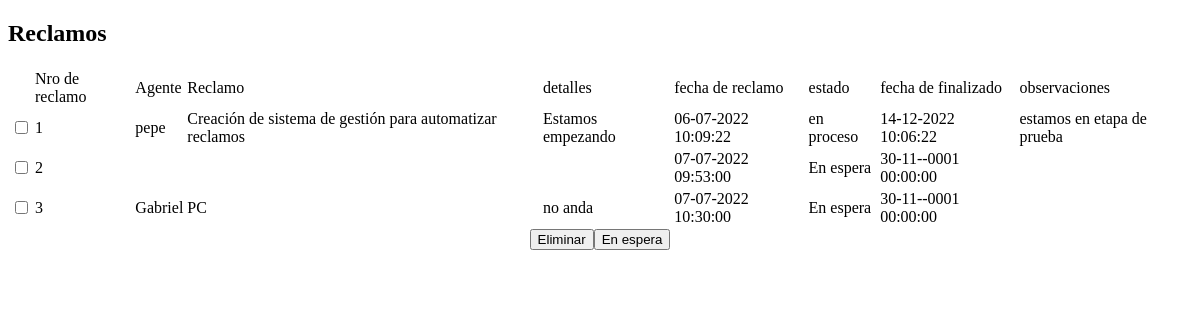
Before: /Clientes/administracion.php with the older database file.
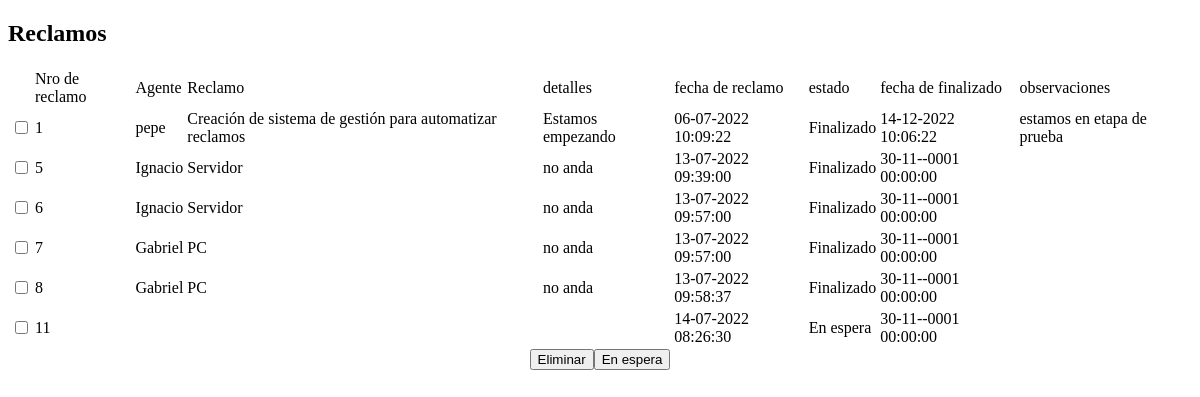
After: the same page with the newer database file.
### tables this page shows
CREATE TABLE `reclamos` (
  `id` int(255) NOT NULL,
  `agente` varchar(30) NOT NULL,
  `localidad` varchar(25) NOT NULL,
  `sector` varchar(50) NOT NULL,
  `pedido` varchar(100) NOT NULL,
  `detalles` varchar(200) NOT NULL,
  `fecha_reclamo` datetime(6) NOT NULL,
  `estado` varchar(15) NOT NULL,
  `fecha_finalizado` datetime(6) NOT NULL,
  `observaciones` varchar(50) NOT NULL
);

### Clientes/administracion.php (the view, shortened to what this page needs)
<!DOCTYPE html>
<html lang="en">
<head>
</head>
<body>
    <header>
        <h2>Reclamos</h2>
    </header>
    <?php
        include 'config.php';
        $query= "SELECT * FROM reclamos";
        $result = mysqli_query($conexion, $query);
        echo "<center>";
        echo "<table>";
        echo '<form method="POST">';
        echo "<td></td>";
        echo "<td>Nro de reclamo</td>";
        echo "<td>Agente</td>";
        echo "<td>Reclamo</td>";
        echo "<td>detalles</td>";
        echo "<td>fecha de reclamo</td>";
        echo "<td>estado</td>";
        echo "<td>fecha de finalizado</td>";
        echo "<td>observaciones</td>";
        while($registro = mysqli_fetch_assoc($result)){
            echo "<tr>";
            echo '<td>';
            echo '<input type="checkbox" name="checks[]" value='.$registro['id'].'>';
            echo '</td>' ;
            echo "<td>";
                echo $registro['id'];
            echo "</td>";
            echo "<td>";
                echo $registro['agente'];
            echo "</td>";
            echo "<td>";
                echo $registro['pedido'];
            echo "</td>";
            echo "<td>";
                echo $registro['detalles'];
            echo "</td>";
            echo "<td>";
               $originalDate = $registro['fecha_reclamo'];
               $timestamp = strtotime($originalDate);
               $newDate = date("d-m-Y H:i:s", $timestamp );
               echo "$newDate";
            echo "</td>";
            echo "<td>";
            echo $registro['estado'];
            echo "</td>";
            echo "<td>" ;
               $originalDate = $registro['fecha_finalizado'];
               $timestamp = strtotime($originalDate);
               $newDate = date("d-m-Y H:i:s", $timestamp );
               echo "$newDate";
            echo "</td>";
            echo "<td>";
            echo $registro['observaciones'];
            echo "</td>";
            echo "</tr>";
        }
        echo "</table>";
        echo '<button type="submit"  name="eliminar" formaction="eliminar.php" >Eliminar</button>';
        echo '<button type="submit"  name="enespera" formaction="guardar.php" >En espera</button>';
        echo "</center>";
    ?>
</body>
</html>

Changed rows visible on the page:
removed reclamos: id "2", fecha_reclamo "07-07-2022 09:53:00", estado "En espera", fecha_finalizado "30-11--0001 00:00:00"
removed reclamos: id "3", agente "Gabriel", pedido "PC", detalles "no anda", fecha_reclamo "07-07-2022 10:30:00", estado "En espera", fecha_finalizado "30-11--0001 00:00:00"
changed reclamos "pepe": estado "en proceso" → "Finalizado"
added reclamos: id "5", agente "Ignacio", pedido "Servidor", detalles "no anda", fecha_reclamo "13-07-2022 09:39:00", estado "Finalizado", fecha_finalizado "30-11--0001 00:00:00"
added reclamos: id "6", agente "Ignacio", pedido "Servidor", detalles "no anda", fecha_reclamo "13-07-2022 09:57:00", estado "Finalizado", fecha_finalizado "30-11--0001 00:00:00"
added reclamos: id "7", agente "Gabriel", pedido "PC", detalles "no anda", fecha_reclamo "13-07-2022 09:57:00", estado "Finalizado", fecha_finalizado "30-11--0001 00:00:00"
added reclamos: id "8", agente "Gabriel", pedido "PC", detalles "no anda", fecha_reclamo "13-07-2022 09:58:37", estado "Finalizado", fecha_finalizado "30-11--0001 00:00:00"
added reclamos: id "11", fecha_reclamo "14-07-2022 08:26:30", estado "En espera", fecha_finalizado "30-11--0001 00:00:00"
